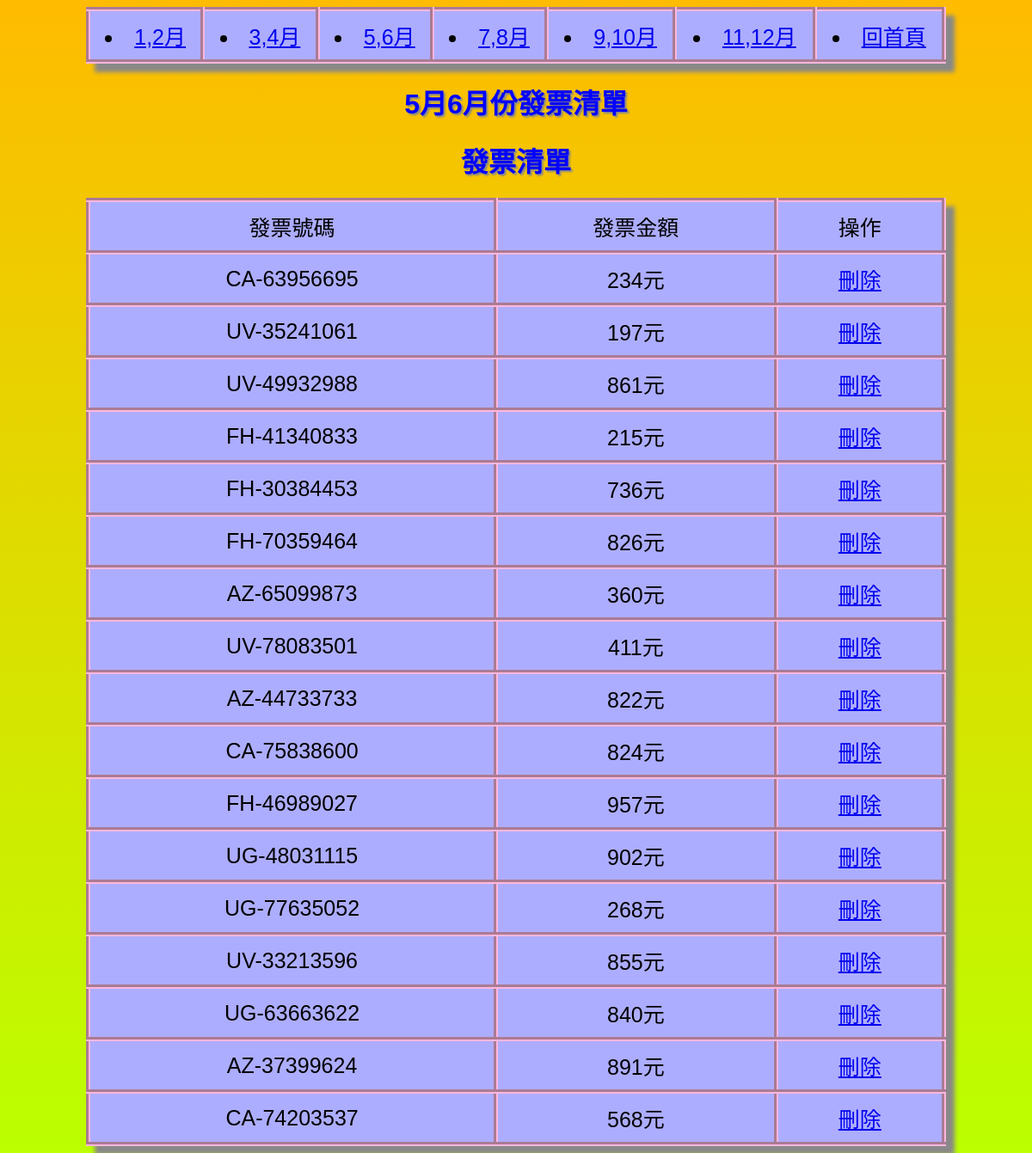
Screenshot of /list.php?year=2019&&period=3 with the database file from the repository.
### tables this page shows
CREATE TABLE `receipt` (
  `id` int(10) UNSIGNED NOT NULL,
  `code` varchar(10) NOT NULL COMMENT '程式碼',
  `number` varchar(10) NOT NULL COMMENT '號碼',
  `period` varchar(10) NOT NULL COMMENT '期號',
  `expend` varchar(10) NOT NULL COMMENT '花費',
  `year` year(4) NOT NULL COMMENT '年份'
);

### list.php (the view, shortened to what this page needs)
<?php
include_once "base.php";
?>
<!DOCTYPE html>
<html lang="en">
<head>
</head>
<body>
<table>
<tr>
    <td>
<li><a href="list.php?year=2019&&period=<?=($period=1);?>">1,2月</a></li>
    </td>
    <td>
<li><a href="list.php?year=2019&&period=<?=($period=2);?>">3,4月</a></li>
    </td>
    <td>
<li><a href="list.php?year=2019&&period=<?=($period=3);?>">5,6月</a></li>
    </td>
    <td>
<li><a href="list.php?year=2019&&period=<?=($period=4);?>">7,8月</a></li>
    </td>
    <td>
<li><a href="list.php?year=2019&&period=<?=($period=5);?>">9,10月</a></li>
    </td>
    <td>
<li><a href="list.php?year=2019&&period=<?=($period=6);?>">11,12月</a></li>
    </td>
<td>
<li>
<a href="index.php">回首頁</a>
</li>
</td>
</tr>
</table>
<?php
$coder=["UG","UV","AZ","CA","BR","FH"];
if((!empty($_GET['year'])) && (!empty($_GET['period']))){
  $period=$_GET['period'];
}
$sum=6;
?>
<?PHP
if($year=2019&&$period==3){
  for($i=0;$i<=$sum;$i++){
    $code=$coder[rand(0,5)];
    $number=rand(30000000,79999999);
    $expend=rand(50,1000);
    $sql="insert into receipt (`year`,`period`,`code`,`number`,`expend`) values('2019','$period','$code','$number','$expend')";
    $pdo->exec($sql);
  }
  ?>
  <h1>5月6月份發票清單</h1>
  <?php
}
?>
<h1>發票清單</h1>
<table>
    <tr>
        <td>發票號碼</td>
        <td>發票金額</td>
        <td>操作</td>
    </tr>
    <?php
    $sql="select * from receipt where period='$period'";
    $rows=$pdo->query($sql)->fetchAll();
    foreach($rows as $receipt){
    ?>
    <tr>
        <td><?=$receipt['code'];?>-<?=$receipt['number'];?></td>
        <td><?=$receipt['expend'];?>元</td>
        <td><a href="del_ticket.php?id=<?=$receipt['id'];?>">刪除</td>
    </tr>
    <?php
    }
    ?>
</table>
</body>
</html>

### list.php (style rules this page uses)
body { background: linear-gradient(#FFBB00,#BBFF00); font-family: 'Noto Sans TC', sans-serif; }
table { margin:auto; box-shadow: 10px 10px 5px #888888; width:1000px; background-color:#ADADFF; text-align:center; font-size:25px; }
h1 { text-align: center; color:blue; text-shadow: 2px 2px 2px #888888; }
tr { height:50px; padding:10px; }
table,td { padding:10px; border:5px #FFB7DD groove; border-collapse: collapse; }

### rows the page displays
receipt: code "CA", number "63956695", expend "234"
receipt: code "UV", number "35241061", expend "197"
receipt: code "UV", number "49932988", expend "861"
receipt: code "FH", number "41340833", expend "215"
receipt: code "FH", number "30384453", expend "736"
receipt: code "FH", number "70359464", expend "826"
receipt: code "AZ", number "65099873", expend "360"
receipt: code "UV", number "78083501", expend "411"
receipt: code "AZ", number "44733733", expend "822"
receipt: code "CA", number "75838600", expend "824"
receipt: code "FH", number "46989027", expend "957"
receipt: code "UG", number "48031115", expend "902"
receipt: code "UG", number "77635052", expend "268"
receipt: code "UV", number "33213596", expend "855"
receipt: code "UG", number "63663622", expend "840"
receipt: code "AZ", number "37399624", expend "891"
receipt: code "CA", number "74203537", expend "568"
